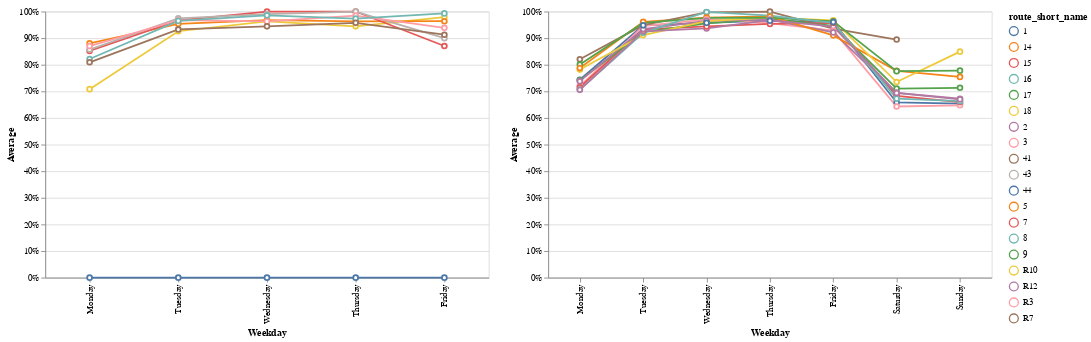

This figure's notebook cell:
### Code cell
display(HTML(f"<strong>{(agency.iloc[0]['agency_name'])} Weekday Average Percent of Scheduled Trips with RT Vehicle Position Data</strong>"))
display(Markdown("To utilize the multi-select, use `shift` when clicking routes in the legend"))

weekday = (utils.bar_chart_over_time((agency_route_weekday>>filter(_.weekend_service==False)),
                          'weekday', 'avg', 'route_short_name', '%', cats_day, "").mark_line(point={"filled": False, "fill": "white"})).properties(width=500)
weekday = utils.add_chart_selection(weekday, 'route_short_name')
weekday = utils.add_tooltip(weekday, "route_short_name", "weekday","avg")

weekend = (utils.bar_chart_over_time((agency_route_weekday>>filter(_.weekend_service==True)),
                          'weekday', 'avg', 'route_short_name', '%', cats_day, "").mark_line(point={"filled": False, "fill": "white"})).properties(width=500)
weekend = utils.add_chart_selection(weekend, 'route_short_name')
weekend = utils.add_tooltip(weekend, "route_short_name", "weekday","avg")

(weekday | weekend)

### Figure 1 — Vega-Lite specification as saved in the notebook (floating-point values rounded to 4 significant figures)
{"config": {"view": {"continuousWidth": 400, "continuousHeight": 300}}, "hconcat": [{"data": {"name": "data-f34e03a107f2fa3cff9b01cabd153191"}, "mark": {"type": "line", "point": {"filled": false, "fill": "white"}}, "encoding": {"color": {"field": "route_short_name", "type": "nominal"}, "opacity": {"condition": {"value": 1, "selection": "selector002"}, "value": 0}, "tooltip": [{"field": "route_short_name", "title": "Route Short Name", "type": "nominal"}, {"field": "weekday", "title": "Weekday", "type": "nominal"}, {"field": "weekday", "title": "Weekday", "type": "nominal"}], "x": {"field": "weekday", "sort": ["Monday", "Tuesday", "Wednesday", "Thursday", "Friday", "Saturday", "Sunday"], "title": "Weekday", "type": "nominal"}, "y": {"axis": {"format": "%"}, "field": "avg", "title": "Average", "type": "quantitative"}}, "selection": {"selector002": {"type": "multi", "fields": ["route_short_name"], "bind": "legend"}}, "width": 500}, {"data": {"name": "data-a3146a489c2a1695ea11196e39db2627"}, "mark": {"type": "line", "point": {"filled": false, "fill": "white"}}, "encoding": {"color": {"field": "route_short_name", "type": "nominal"}, "opacity": {"condition": {"value": 1, "selection": "selector003"}, "value": 0}, "tooltip": [{"field": "route_short_name", "title": "Route Short Name", "type": "nominal"}, {"field": "weekday", "title": "Weekday", "type": "nominal"}, {"field": "weekday", "title": "Weekday", "type": "nominal"}], "x": {"field": "weekday", "sort": ["Monday", "Tuesday", "Wednesday", "Thursday", "Friday", "Saturday", "Sunday"], "title": "Weekday", "type": "nominal"}, "y": {"axis": {"format": "%"}, "field": "avg", "title": "Average", "type": "quantitative"}}, "selection": {"selector003": {"type": "multi", "fields": ["route_short_name"], "bind": "legend"}}, "width": 500}], "$schema": "https://vega.github.io/schema/vega-lite/v4.17.0.json", "datasets": {"data-f34e03a107f2fa3cff9b01cabd153191": [{"route_short_name": "44", "weekday": "Thursday", "num_sched": 728, "num_vp": 0, "avg": 0.0, "weekend_service": false}, {"route_short_name": "44", "weekday": "Monday", "num_sched": 728, "num_vp": 0, "avg": 0.0, "weekend_service": false}, {"route_short_name": "44", "weekday": "Friday", "num_sched": 416, "num_vp": 0, "avg": 0.0, "weekend_service": false}, {"route_short_name": "44", "weekday": "Wednesday", "num_sched": 728, "num_vp": 0, "avg": 0.0, "weekend_service": false}, {"route_short_name": "44", "weekday": "Tuesday", "num_sched": 832, "num_vp": 0, "avg": 0.0, "weekend_service": false}, {"route_short_name": "R10", "weekday": "Tuesday", "num_sched": 54, "num_vp": 50, "avg": 0.9259, "weekend_service": false}, {"route_short_name": "R10", "weekday": "Thursday", "num_sched": 54, "num_vp": 51, "avg": 0.9444, "weekend_service": false}, {"route_short_name": "R10", "weekday": "Wednesday", "num_sched": 54, "num_vp": 52, "avg": 0.963, "weekend_service": false}, {"route_short_name": "R10", "weekday": "Friday", "num_sched": 48, "num_vp": 47, "avg": 0.9792, "weekend_service": false}, {"route_short_name": "R10", "weekday": "Monday", "num_sched": 48, "num_vp": 34, "avg": 0.7083, "weekend_service": false}, {"route_short_name": "5", "weekday": "Monday", "num_sched": 192, "num_vp": 169, "avg": 0.8802, "weekend_service": false}, {"route_short_name": "5", "weekday": "Friday", "num_sched": 192, "num_vp": 185, "avg": 0.9635, "weekend_service": false}, {"route_short_name": "5", "weekday": "Thursday", "num_sched": 216, "num_vp": 208, "avg": 0.963, "weekend_service": false}, {"route_short_name": "5", "weekday": "Wednesday", "num_sched": 216, "num_vp": 209, "avg": 0.9676, "weekend_service": false}, {"route_short_name": "5", "weekday": "Tuesday", "num_sched": 216, "num_vp": 206, "avg": 0.9537, "weekend_service": false}, {"route_short_name": "15", "weekday": "Thursday", "num_sched": 243, "num_vp": 243, "avg": 1.0, "weekend_service": false}, {"route_short_name": "15", "weekday": "Wednesday", "num_sched": 243, "num_vp": 243, "avg": 1.0, "weekend_service": false}, {"route_short_name": "15", "weekday": "Friday", "num_sched": 216, "num_vp": 188, "avg": 0.8704, "weekend_service": false}, {"route_short_name": "15", "weekday": "Tuesday", "num_sched": 243, "num_vp": 235, "avg": 0.9671, "weekend_service": false}, {"route_short_name": "15", "weekday": "Monday", "num_sched": 216, "num_vp": 184, "avg": 0.8519, "weekend_service": false}, {"route_short_name": "43", "weekday": "Friday", "num_sched": 280, "num_vp": 252, "avg": 0.9, "weekend_service": false}, {"route_short_name": "43", "weekday": "Tuesday", "num_sched": 315, "num_vp": 307, "avg": 0.9746, "weekend_service": false}, {"route_short_name": "43", "weekday": "Monday", "num_sched": 280, "num_vp": 240, "avg": 0.8571, "weekend_service": false}, {"route_short_name": "43", "weekday": "Wednesday", "num_sched": 315, "num_vp": 312, "avg": 0.9905, "weekend_service": false}, {"route_short_name": "43", "weekday": "Thursday", "num_sched": 315, "num_vp": 315, "avg": 1.0, "weekend_service": false}, {"route_short_name": "R3", "weekday": "Thursday", "num_sched": 459, "num_vp": 452, "avg": 0.9847, "weekend_service": false}, {"route_short_name": "R3", "weekday": "Tuesday", "num_sched": 459, "num_vp": 444, "avg": 0.9673, "weekend_service": false}, {"route_short_name": "R3", "weekday": "Monday", "num_sched": 408, "num_vp": 355, "avg": 0.8701, "weekend_service": false}, {"route_short_name": "R3", "weekday": "Friday", "num_sched": 408, "num_vp": 383, "avg": 0.9387, "weekend_service": false}, {"route_short_name": "R3", "weekday": "Wednesday", "num_sched": 459, "num_vp": 442, "avg": 0.963, "weekend_service": false}, {"route_short_name": "16", "weekday": "Wednesday", "num_sched": 486, "num_vp": 479, "avg": 0.9856, "weekend_service": false}, {"route_short_name": "16", "weekday": "Tuesday", "num_sched": 486, "num_vp": 469, "avg": 0.965, "weekend_service": false}, {"route_short_name": "16", "weekday": "Friday", "num_sched": 432, "num_vp": 429, "avg": 0.9931, "weekend_service": false}, {"route_short_name": "16", "weekday": "Monday", "num_sched": 432, "num_vp": 355, "avg": 0.8218, "weekend_service": false}, {"route_short_name": "16", "weekday": "Thursday", "num_sched": 486, "num_vp": 473, "avg": 0.9733, "weekend_service": false}, {"route_short_name": "R7", "weekday": "Wednesday", "num_sched": 684, "num_vp": 646, "avg": 0.9444, "weekend_service": false}, {"route_short_name": "R7", "weekday": "Monday", "num_sched": 608, "num_vp": 492, "avg": 0.8092, "weekend_service": false}, {"route_short_name": "R7", "weekday": "Friday", "num_sched": 608, "num_vp": 555, "avg": 0.9128, "weekend_service": false}, {"route_short_name": "R7", "weekday": "Thursday", "num_sched": 684, "num_vp": 655, "avg": 0.9576, "weekend_service": false}, {"route_short_name": "R7", "weekday": "Tuesday", "num_sched": 684, "num_vp": 638, "avg": 0.9327, "weekend_service": false}], "data-a3146a489c2a1695ea11196e39db2627": [{"route_short_name": "1", "weekday": "Sunday", "num_sched": 1044, "num_vp": 683, "avg": 0.6542, "weekend_service": true}, {"route_short_name": "1", "weekday": "Monday", "num_sched": 1556, "num_vp": 1157, "avg": 0.7436, "weekend_service": true}, {"route_short_name": "1", "weekday": "Saturday", "num_sched": 1048, "num_vp": 690, "avg": 0.6584, "weekend_service": true}, {"route_short_name": "3", "weekday": "Saturday", "num_sched": 1048, "num_vp": 674, "avg": 0.6431, "weekend_service": true}, {"route_short_name": "3", "weekday": "Sunday", "num_sched": 1161, "num_vp": 752, "avg": 0.6477, "weekend_service": true}, {"route_short_name": "3", "weekday": "Monday", "num_sched": 1289, "num_vp": 928, "avg": 0.7199, "weekend_service": true}, {"route_short_name": "7", "weekday": "Sunday", "num_sched": 1125, "num_vp": 742, "avg": 0.6596, "weekend_service": true}, {"route_short_name": "7", "weekday": "Saturday", "num_sched": 1072, "num_vp": 732, "avg": 0.6828, "weekend_service": true}, {"route_short_name": "7", "weekday": "Monday", "num_sched": 1349, "num_vp": 965, "avg": 0.7153, "weekend_service": true}, {"route_short_name": "9", "weekday": "Saturday", "num_sched": 352, "num_vp": 250, "avg": 0.7102, "weekend_service": true}, {"route_short_name": "9", "weekday": "Sunday", "num_sched": 342, "num_vp": 244, "avg": 0.7135, "weekend_service": true}, {"route_short_name": "9", "weekday": "Monday", "num_sched": 576, "num_vp": 427, "avg": 0.7413, "weekend_service": true}, {"route_short_name": "R12", "weekday": "Sunday", "num_sched": 711, "num_vp": 478, "avg": 0.6723, "weekend_service": true}, {"route_short_name": "R12", "weekday": "Saturday", "num_sched": 648, "num_vp": 450, "avg": 0.6944, "weekend_service": true}, {"route_short_name": "R12", "weekday": "Monday", "num_sched": 1303, "num_vp": 962, "avg": 0.7383, "weekend_service": true}, {"route_short_name": "14", "weekday": "Saturday", "num_sched": 664, "num_vp": 516, "avg": 0.7771, "weekend_service": true}, {"route_short_name": "14", "weekday": "Friday", "num_sched": 860, "num_vp": 783, "avg": 0.9105, "weekend_service": true}, {"route_short_name": "18", "weekday": "Sunday", "num_sched": 378, "num_vp": 321, "avg": 0.8492, "weekend_service": true}, {"route_short_name": "18", "weekday": "Thursday", "num_sched": 474, "num_vp": 463, "avg": 0.9768, "weekend_service": true}, {"route_short_name": "18", "weekday": "Friday", "num_sched": 421, "num_vp": 407, "avg": 0.9667, "weekend_service": true}, {"route_short_name": "18", "weekday": "Wednesday", "num_sched": 474, "num_vp": 457, "avg": 0.9641, "weekend_service": true}, {"route_short_name": "18", "weekday": "Monday", "num_sched": 463, "num_vp": 362, "avg": 0.7819, "weekend_service": true}, {"route_short_name": "18", "weekday": "Tuesday", "num_sched": 474, "num_vp": 432, "avg": 0.9114, "weekend_service": true}, {"route_short_name": "41", "weekday": "Saturday", "num_sched": 152, "num_vp": 136, "avg": 0.8947, "weekend_service": true}, {"route_short_name": "41", "weekday": "Friday", "num_sched": 312, "num_vp": 292, "avg": 0.9359, "weekend_service": true}, {"route_short_name": "41", "weekday": "Monday", "num_sched": 312, "num_vp": 256, "avg": 0.8205, "weekend_service": true}, {"route_short_name": "41", "weekday": "Wednesday", "num_sched": 351, "num_vp": 350, "avg": 0.9972, "weekend_service": true}, {"route_short_name": "41", "weekday": "Thursday", "num_sched": 351, "num_vp": 351, "avg": 1.0, "weekend_service": true}, {"route_short_name": "41", "weekday": "Tuesday", "num_sched": 351, "num_vp": 333, "avg": 0.9487, "weekend_service": true}, {"route_short_name": "17", "weekday": "Sunday", "num_sched": 450, "num_vp": 350, "avg": 0.7778, "weekend_service": true}, {"route_short_name": "17", "weekday": "Monday", "num_sched": 754, "num_vp": 604, "avg": 0.8011, "weekend_service": true}, {"route_short_name": "18", "weekday": "Saturday", "num_sched": 400, "num_vp": 294, "avg": 0.735, "weekend_service": true}, {"route_short_name": "17", "weekday": "Saturday", "num_sched": 424, "num_vp": 329, "avg": 0.7759, "weekend_service": true}, {"route_short_name": "14", "weekday": "Sunday", "num_sched": 513, "num_vp": 387, "avg": 0.7544, "weekend_service": true}, {"route_short_name": "14", "weekday": "Monday", "num_sched": 913, "num_vp": 719, "avg": 0.7875, "weekend_service": true}, {"route_short_name": "8", "weekday": "Sunday", "num_sched": 594, "num_vp": 394, "avg": 0.6633, "weekend_service": true}, {"route_short_name": "8", "weekday": "Monday", "num_sched": 634, "num_vp": 448, "avg": 0.7066, "weekend_service": true}, {"route_short_name": "9", "weekday": "Tuesday", "num_sched": 606, "num_vp": 559, "avg": 0.9224, "weekend_service": true}, {"route_short_name": "9", "weekday": "Friday", "num_sched": 538, "num_vp": 509, "avg": 0.9461, "weekend_service": true}, {"route_short_name": "9", "weekday": "Wednesday", "num_sched": 606, "num_vp": 579, "avg": 0.9554, "weekend_service": true}, {"route_short_name": "9", "weekday": "Thursday", "num_sched": 604, "num_vp": 588, "avg": 0.9735, "weekend_service": true}, {"route_short_name": "2", "weekday": "Sunday", "num_sched": 612, "num_vp": 410, "avg": 0.6699, "weekend_service": true}, {"route_short_name": "2", "weekday": "Monday", "num_sched": 724, "num_vp": 511, "avg": 0.7058, "weekend_service": true}, {"route_short_name": "8", "weekday": "Saturday", "num_sched": 544, "num_vp": 366, "avg": 0.6728, "weekend_service": true}, {"route_short_name": "8", "weekday": "Thursday", "num_sched": 639, "num_vp": 629, "avg": 0.9844, "weekend_service": true}, {"route_short_name": "8", "weekday": "Wednesday", "num_sched": 639, "num_vp": 638, "avg": 0.9984, "weekend_service": true}, {"route_short_name": "8", "weekday": "Friday", "num_sched": 568, "num_vp": 544, "avg": 0.9577, "weekend_service": true}, {"route_short_name": "8", "weekday": "Tuesday", "num_sched": 639, "num_vp": 588, "avg": 0.9202, "weekend_service": true}, {"route_short_name": "2", "weekday": "Saturday", "num_sched": 608, "num_vp": 422, "avg": 0.6941, "weekend_service": true}, {"route_short_name": "2", "weekday": "Friday", "num_sched": 656, "num_vp": 619, "avg": 0.9436, "weekend_service": true}, {"route_short_name": "2", "weekday": "Wednesday", "num_sched": 738, "num_vp": 691, "avg": 0.9363, "weekend_service": true}, {"route_short_name": "2", "weekday": "Tuesday", "num_sched": 738, "num_vp": 683, "avg": 0.9255, "weekend_service": true}, {"route_short_name": "2", "weekday": "Thursday", "num_sched": 738, "num_vp": 714, "avg": 0.9675, "weekend_service": true}, {"route_short_name": "17", "weekday": "Wednesday", "num_sched": 792, "num_vp": 773, "avg": 0.976, "weekend_service": true}, {"route_short_name": "17", "weekday": "Friday", "num_sched": 704, "num_vp": 678, "avg": 0.9631, "weekend_service": true}, {"route_short_name": "17", "weekday": "Tuesday", "num_sched": 792, "num_vp": 758, "avg": 0.9571, "weekend_service": true}, {"route_short_name": "17", "weekday": "Thursday", "num_sched": 792, "num_vp": 774, "avg": 0.9773, "weekend_service": true}, {"route_short_name": "14", "weekday": "Tuesday", "num_sched": 963, "num_vp": 926, "avg": 0.9616, "weekend_service": true}, {"route_short_name": "14", "weekday": "Thursday", "num_sched": 963, "num_vp": 945, "avg": 0.9813, "weekend_service": true}, {"route_short_name": "14", "weekday": "Wednesday", "num_sched": 963, "num_vp": 941, "avg": 0.9772, "weekend_service": true}, {"route_short_name": "3", "weekday": "Friday", "num_sched": 1160, "num_vp": 1077, "avg": 0.9284, "weekend_service": true}, {"route_short_name": "3", "weekday": "Tuesday", "num_sched": 1305, "num_vp": 1234, "avg": 0.9456, "weekend_service": true}, {"route_short_name": "3", "weekday": "Thursday", "num_sched": 1305, "num_vp": 1248, "avg": 0.9563, "weekend_service": true}, {"route_short_name": "3", "weekday": "Wednesday", "num_sched": 1305, "num_vp": 1267, "avg": 0.9709, "weekend_service": true}, {"route_short_name": "7", "weekday": "Friday", "num_sched": 1224, "num_vp": 1172, "avg": 0.9575, "weekend_service": true}, {"route_short_name": "7", "weekday": "Thursday", "num_sched": 1377, "num_vp": 1313, "avg": 0.9535, "weekend_service": true}, {"route_short_name": "7", "weekday": "Wednesday", "num_sched": 1377, "num_vp": 1300, "avg": 0.9441, "weekend_service": true}, {"route_short_name": "7", "weekday": "Tuesday", "num_sched": 1377, "num_vp": 1285, "avg": 0.9332, "weekend_service": true}, {"route_short_name": "R12", "weekday": "Thursday", "num_sched": 1377, "num_vp": 1335, "avg": 0.9695, "weekend_service": true}, {"route_short_name": "R12", "weekday": "Wednesday", "num_sched": 1377, "num_vp": 1329, "avg": 0.9651, "weekend_service": true}, {"route_short_name": "R12", "weekday": "Friday", "num_sched": 1224, "num_vp": 1128, "avg": 0.9216, "weekend_service": true}, {"route_short_name": "R12", "weekday": "Tuesday", "num_sched": 1377, "num_vp": 1286, "avg": 0.9339, "weekend_service": true}, {"route_short_name": "1", "weekday": "Thursday", "num_sched": 1620, "num_vp": 1564, "avg": 0.9654, "weekend_service": true}, {"route_short_name": "1", "weekday": "Tuesday", "num_sched": 1620, "num_vp": 1536, "avg": 0.9481, "weekend_service": true}, {"route_short_name": "1", "weekday": "Friday", "num_sched": 1440, "num_vp": 1383, "avg": 0.9604, "weekend_service": true}, {"route_short_name": "1", "weekday": "Wednesday", "num_sched": 1620, "num_vp": 1551, "avg": 0.9574, "weekend_service": true}]}}
